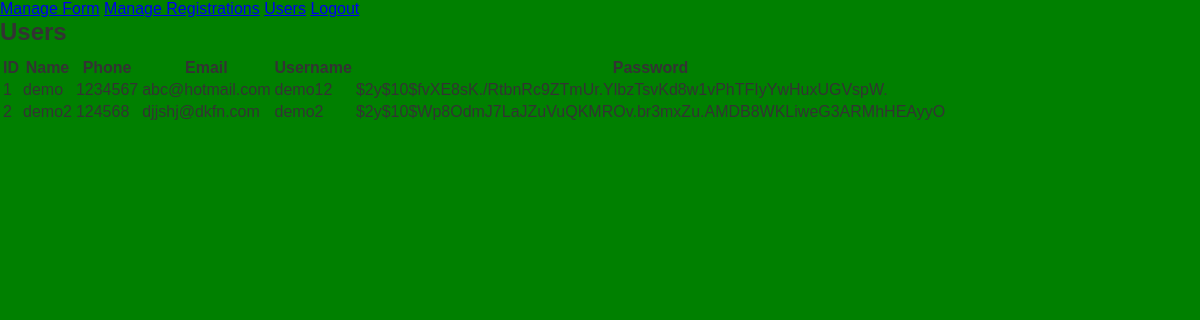
/users.php (signed in), run on the app's committed database.
### tables this page shows
CREATE TABLE `registry` (
  `id` int(11) NOT NULL,
  `name` varchar(255) NOT NULL,
  `phone` varchar(20) NOT NULL,
  `email` varchar(255) NOT NULL,
  `username` varchar(50) NOT NULL,
  `password` varchar(255) NOT NULL
);

### users.php (the view, shortened to what this page needs)
<?php
include "db_connection.php";
$sql = "SELECT * FROM registry";
$result = $conn->query($sql);
$userData = [];
if ($result->num_rows > 0) {
    while ($row = $result->fetch_assoc()) {
        $userData[] = $row;
    }
}
?>
<!DOCTYPE html>
<html lang="en">
<head>
    <link rel="stylesheet" href="style.css">
</head>
<body>
    <div class="nav-bar">
        <a href="admin_manage_form.php">Manage Form</a>
        <a href="admin_view_registrations.php">Manage Registrations</a>
        <a href="admin_users.php">Users</a>
        <a href="logout.php">Logout</a>
    </div>
    <div class="table">
        <h2>Users</h2>
        <table class="users-table">
            <thead>
                <tr>
                    <th>ID</th>
                    <th>Name</th>
                    <th>Phone</th>
                    <th>Email</th>
                    <th>Username</th>
                    <th>Password</th>
                </tr>
            </thead>
            <tbody>
                <?php foreach ($userData as $data) { ?>
                    <tr>
                        <td><?php echo $data['id']; ?></td>
                        <td><?php echo $data['name']; ?></td>
                        <td><?php echo $data['phone']; ?></td>
                        <td><?php echo $data['email']; ?></td>
                        <td><?php echo $data['username']; ?></td>
                        <td><?php echo $data['password']; ?></td>
                    </tr>
                <?php } ?>
            </tbody>
        </table>
    </div>
</body>
</html>

### style.css (style rules this page uses)
body, h1, h2, ul, li { margin: 0; padding: 0; }
body { background-color: green; font-family: Arial, sans-serif; color: #333; }
h2 { font-size: 24px; margin-bottom: 10px; }

### data on the page
registry: id "1", name "demo", phone "1234567", email "abc@hotmail.com", username "demo12", password "$2y$10$fvXE8sK./RtbnRc9ZTmUr.YlbzTsvKd8w1vPhTFIyYwHuxUGVspW."
registry: id "2", name "demo2", phone "124568", email "djjshj@dkfn.com", username "demo2", password "$2y$10$Wp8OdmJ7LaJZuVuQKMROv.br3mxZu.AMDB8WKLiweG3ARMhHEAyyO"
